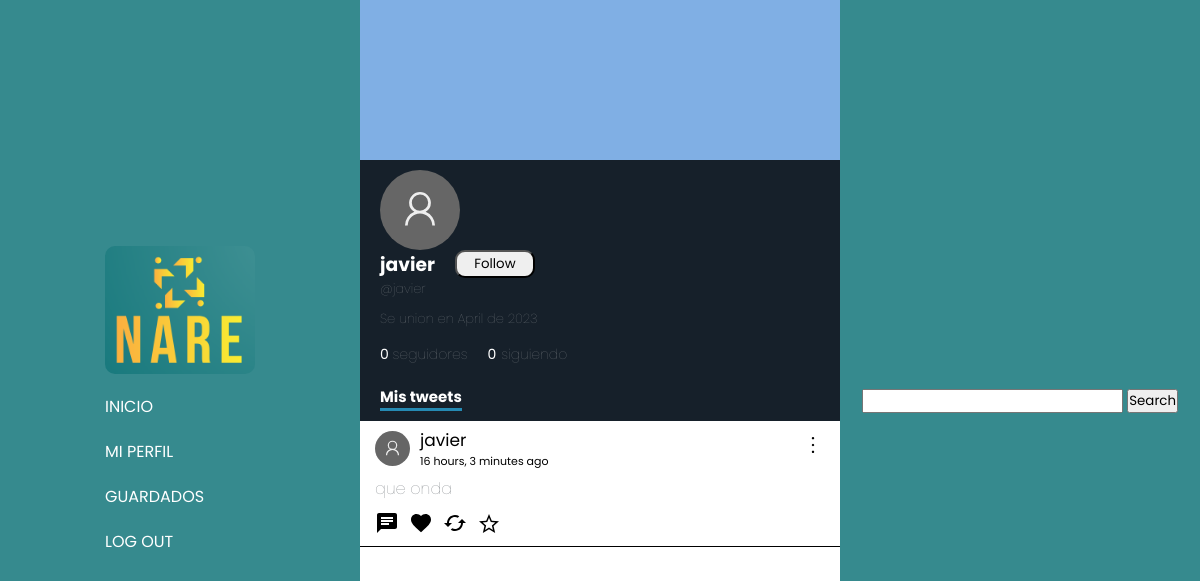
/profiles/javier (signed in), run on an earlier commit of the app's database.
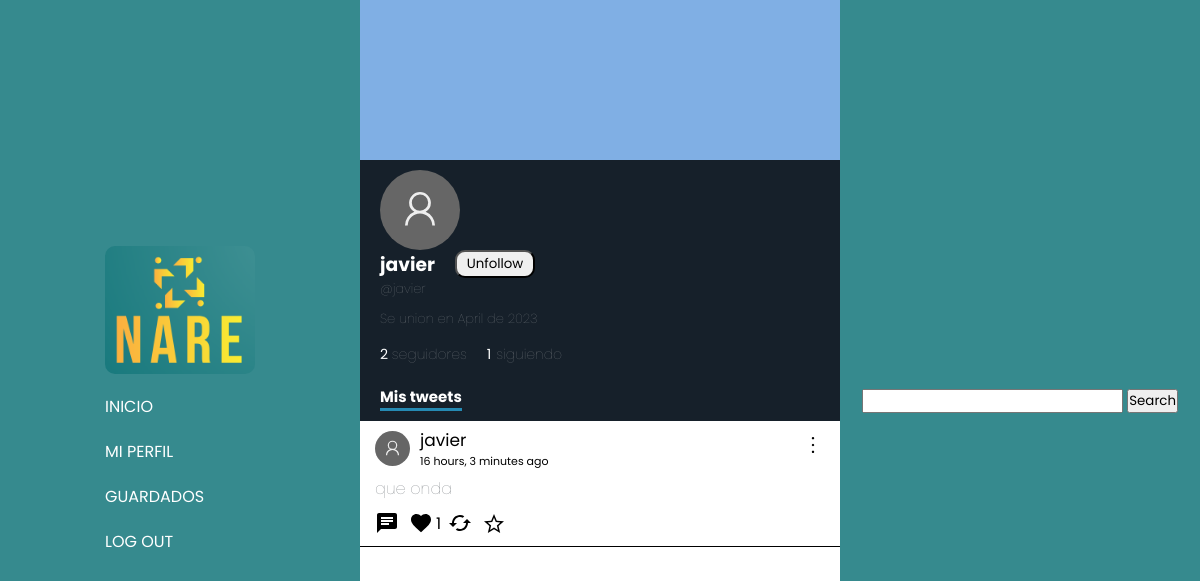
And on a later commit of the database.
### tweets/models.py (models this page shows)
class Tweet(models.Model):
    user = models.ForeignKey(User, null=True, on_delete=models.CASCADE)
    content = models.TextField(max_length=180)
    created_at = models.DateTimeField(auto_now_add=True)
    likes = models.IntegerField(default=0)
    likes_users = models.ManyToManyField(User, related_name="likes_tweets")
    retweets = models.IntegerField(default=0)
    parent_tweet = models.IntegerField(null=True)

### profiles/views.py (the view)
# urls.py: path('profiles/<str:account>', views.myProfile, name="myProfile"),
def myProfile(request, account):
    cant_followers = 0
    cant_following = 0
    current_profile = ""
    current_profile = Profiles.objects.get(user__username = request.user.username)
    if request.user.is_authenticated and request.user.username == account:
        current_profile = Profiles.objects.get(user__username = request.user.username)
    user = Profiles.objects.get(username=account)
    followers = user.followers_users.all()
    following = user.followed_users.all()
    cant_following = user.followed_users.all().count()
    cant_followers = int(user.followers)
    tweets = Tweet.objects.filter(user__username=account).all()
    print(cant_followers)
    print(cant_following)
    cant_following = user.followed_users.all().count()
    return render(request, 'myProfile.html', {
        'usuario': user,
        'current_user': current_profile,
        'is_self': request.user.is_authenticated and request.user.username == account,
        'followers': followers,
        'cant_followers': cant_followers,
        'tweets': tweets,
        'cant_following': cant_following,
        'following': following
    })

### profiles/templates/myProfile.html (shortened to what this page needs)
{% extends 'base.html' %}
{% load static %}
    {% block content %}
    <link rel="stylesheet" href="{% static 'myProfile.css' %}">
    <link rel="stylesheet" href="{% static 'globalFeed.css' %}">
        <div class="profile">
            <div class="profile-banner">
            </div>
            <div class="profile-info">
                <div class="top">
                </div>
                <div class="followName">
                    <h3 class="username">{{usuario.user.username}}</h3>
                    {% if not is_self %}
                        {% if current_user not in usuario.followers_users.all %}
                            <form action="{% url 'follow' id=usuario.id %}?return_url={{ request.path }}" method="POST">
                                <button type="submit" class="followButton">Follow</button>
                            </form>
                        {% else %}
                            <form action="{% url 'follow' id=usuario.id %}?return_url={{ request.path }}" method="POST">
                                <button type="submit" class="followButton">Unfollow</button>
                            </form>
                        {% endif %}
                    {% endif %}
                </div>
                <h4 class="atName">@{{usuario.username}}</h4>
                <h4 class="createdAt">Se union en {{ usuario.created_at|date:"F" }} de {{ usuario.created_at|date:"Y" }}</h4>
                <div class="followers-info">
                    {% if cant_followers == 1 %}
                        <a href="#" class="cant_followers">{{cant_followers}} <span>seguidor</span></a>
                    {% else %}
                        <a href="#" class="cant_followers">{{cant_followers}} <span>seguidores</span></a>
                    {% endif %}
                    <a href="#" class="following">{{cant_following}}<span  class="cant_following">siguiendo</span></a>
                </div>
                <h1 class="myTweets">Mis tweets</h1>
            </div>
                <div class="tweets">
                    {% for tweet in tweets %}
                            {% include 'Tweet.html' %}
                    {% endfor %}
                </div>
            </div>
    {% endblock content %}

### tweets/templates/Tweet.html (shortened to what this page needs)
<a href="{% url 'tweetDetails' tweet.id %}" class="tweet">
    <div class="div-content" id="{{tweet.id}}">
        <div class="tweetHead">
            <div class="fotoPerfil">
                <form action="{% url 'myProfile' tweet.user.username %}" class="formName">
                    <button class="usernameTweet">{{tweet.user.username}}</button>
                    <p class="timeAgo">{{tweet.created_at|timesince}} ago</p>
                </form>
            </div>
            <div class="tweetOptions">
                <button  class="optionButtons" data="true"></button>
            </div>
        </div>
        <span class="tweetMessage">{{tweet.content}}</span>
        <div class="buttons">
            <button class="msgButton" id="{{tweet.id}}">
                    <svg class="msgSvg" xmlns="http://www.w3.org/2000/svg" height="24px" viewBox="0 0 24 24" width="24px" fill="#000000">
                        <path d="M0 0h24v24H0z" fill="none"/>
                        <path d="M20 2H4c-1.1 0-1.99.9-1.99 2L2 22l4-4h14c1.1 0 2-.9 2-2V4c0-1.1-.9-2-2-2zM6 9h12v2H6V9zm8 5H6v-2h8v2zm4-6H6V6h12v2z"/>
                    </svg>
                </button>
                <form action="{% url 'like' tweet.id %}" class="likeForm">
                    <button class="likeBtn">
                    </button>
                    {% if tweet.likes != 0 %}
                    <p>{{tweet.likes}}</p>
                    {% endif %}
                </form>
                <form>
                    <button>
                    </button>
                </form>
                <form action="{% url 'keepTweets' tweet.id %}">
                    <button>
                        {% if tweet in profile.keeps.all %}
                            <svg class="keepSvg saved" xmlns="http://www.w3.org/2000/svg" height="24px" viewBox="0 96 960 960" width="24px"><path fill="rgb(211, 165, 15)" d="m323 851 157-94 157 95-42-178 138-120-182-16-71-168-71 167-182 16 138 120-42 178Zm-90 125 65-281L80 506l288-25 112-265 112 265 288 25-218 189 65 281-247-149-247 149Zm247-355Z"/></svg>
                        {% else %}
                            <svg class="keepSvg" xmlns="http://www.w3.org/2000/svg" height="24px" viewBox="0 96 960 960" width="24px"><path d="m323 851 157-94 157 95-42-178 138-120-182-16-71-168-71 167-182 16 138 120-42 178Zm-90 125 65-281L80 506l288-25 112-265 112 265 288 25-218 189 65 281-247-149-247 149Zm247-355Z"/></svg>
                        {% endif %}
                    </button>
                </form>
            </div>
        </a>
    </div>

What changed in the data, as far as the page shows it:
changed Tweet "que onda": likes (not shown) → "1"
Also different on the page:
{{ cant_followers }}: "0" → "2"
{{ cant_following }}: "0" → "1"
text no longer shown: "Follow"
text now shown: "Unfollow"
